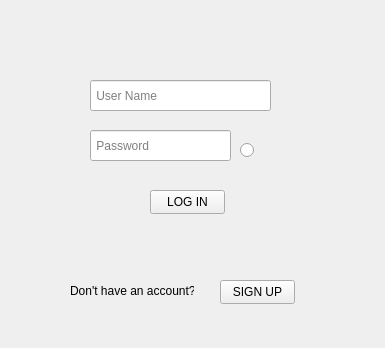
<?xml version="1.0" encoding="UTF-8"?>
<ui version="4.0">
 <class>LogIn</class>
 <widget class="QMainWindow" name="LogIn">
  <property name="geometry">
   <rect>
    <x>0</x>
    <y>0</y>
    <width>385</width>
    <height>348</height>
   </rect>
  </property>
  <property name="windowTitle">
   <string>MainWindow</string>
  </property>
  <widget class="QWidget" name="centralwidget">
   <widget class="QLineEdit" name="username">
    <property name="geometry">
     <rect>
      <x>90</x>
      <y>80</y>
      <width>181</width>
      <height>31</height>
     </rect>
    </property>
    <property name="placeholderText">
     <string> User Name</string>
    </property>
   </widget>
   <widget class="QLineEdit" name="password">
    <property name="geometry">
     <rect>
      <x>90</x>
      <y>130</y>
      <width>141</width>
      <height>31</height>
     </rect>
    </property>
    <property name="echoMode">
     <enum>QLineEdit::Password</enum>
    </property>
    <property name="placeholderText">
     <string> Password</string>
    </property>
   </widget>
   <widget class="QPushButton" name="pushButton">
    <property name="geometry">
     <rect>
      <x>150</x>
      <y>190</y>
      <width>75</width>
      <height>24</height>
     </rect>
    </property>
    <property name="text">
     <string>LOG IN</string>
    </property>
   </widget>
   <widget class="QPushButton" name="pushButton_2">
    <property name="geometry">
     <rect>
      <x>220</x>
      <y>280</y>
      <width>75</width>
      <height>24</height>
     </rect>
    </property>
    <property name="text">
     <string>SIGN UP</string>
    </property>
   </widget>
   <widget class="QLabel" name="label">
    <property name="geometry">
     <rect>
      <x>70</x>
      <y>280</y>
      <width>124</width>
      <height>21</height>
     </rect>
    </property>
    <property name="text">
     <string>Don't have an account?</string>
    </property>
   </widget>
   <widget class="QRadioButton" name="radioButton">
    <property name="geometry">
     <rect>
      <x>240</x>
      <y>140</y>
      <width>89</width>
      <height>20</height>
     </rect>
    </property>
    <property name="text">
     <string/>
    </property>
    <property name="icon">
     <iconset resource="pictures.qrc">
      <normaloff>:/icon/hide.png</normaloff>:/icon/hide.png</iconset>
    </property>
   </widget>
  </widget>
 </widget>
 <resources>
  <include location="pictures.qrc"/>
 </resources>
 <connections/>
</ui>
